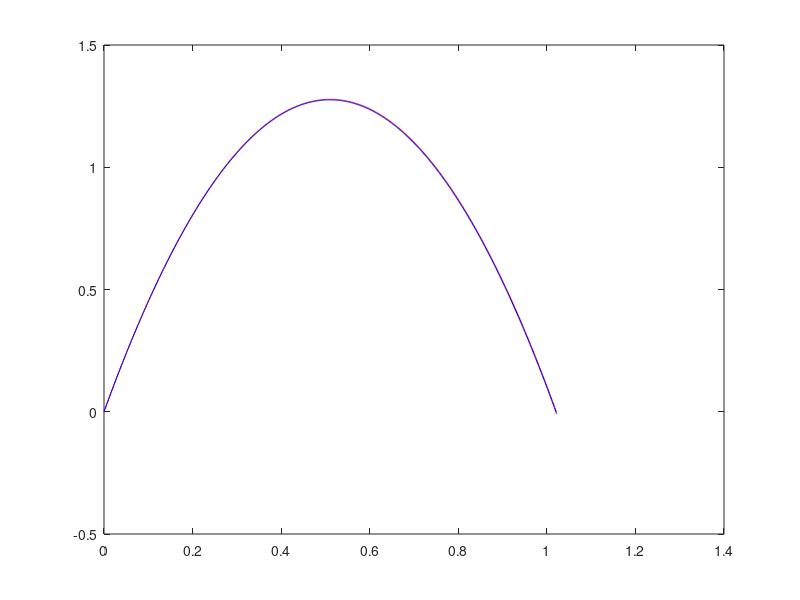

This chart was generated by the following MATLAB code:
clc;
clear all;
dt = 0.001;
g = 9.8;
u = 5;
max_t = floor(2*u/g)+1;

N = max_t/dt + 1;

%x(1) = 0;
%v(1) = 5;
%i=1;
t(1) = 0;
x(1) = 0;
v(1) = u;
for i=1:N
    v(i+1) = v(i) - g*dt;
    x(i+1) = x(i) + v(i)*dt;
    t(i+1) = t(i)+dt;
    if x(i+1) <=0
        x(i+1) = 0;
        break
    end
end
figure (1);
plot(t, x, 'r');
hold on;
x_analytical = u.*t - 1/2*g*(t.^2);
plot(t,x_analytical, 'b');